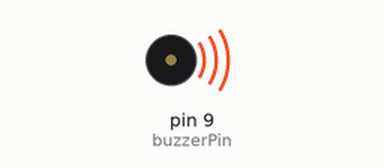
Simulated run of this sketch. Board: Arduino Uno, built with avr-gcc and run on an emulated ATmega328P. Shown: buzzer (waves = sounding). At 5.1 s the program stops and its outputs stay as they are.

Above: at 0.15 s.
At 4.8 s:
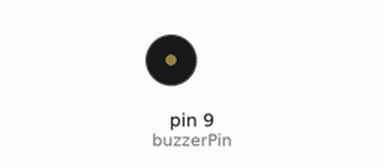
Timing chart, 0 to 6.3 s (numbered marks = the images above):
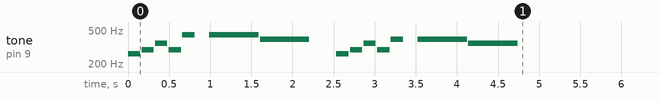

The sketch:

6_Katse_Buzzer.ino
```cpp
// Meloodiate mängimine.

// Käsk Arduino tone() - noote tihedus.

// Noodid:

// note 	frequency

// c     262 Hz

// d     294 Hz

// e     330 Hz

// f     349 Hz

// g     392 Hz

// a     440 Hz

// b     494 Hz

// C     523 Hz

const int buzzerPin = 9;

// pikkus on nootide ja pausite koguste summa

const int songLength = 18;

char notes[] = "cdfda ag cdfdg gf "; // tähed on noodid ja tühik on paus

// Rütmi seadistamine.

int beats[] = {1,1,1,1,1,1,4,4,2,1,1,1,1,1,1,4,4,2};

// "tempo" meloodia kiirus. Kui väiksem tempo_ siis suurem kiirus.

int tempo = 150;

void setup()

{

  pinMode(buzzerPin, OUTPUT);

}

void loop()

{

  int i, duration;

  for (i = 0; i < songLength; i++)

  {

    duration = beats[i] * tempo;

    if (notes[i] == ' ')          // kui noot puudub

    {

      delay(duration);

    }

    else

    {

      tone(buzzerPin, frequency(notes[i]), duration);

      delay(duration);

    }

    delay(tempo/10);              // väike paus nootide vahel

  }

  while(true){}

}

int frequency(char note)

{

  int i;

  const int numNotes = 8;  // nootide kogus

  char names[] = { 'c', 'd', 'e', 'f', 'g', 'a', 'b', 'C' };

  int frequencies[] = {262, 294, 330, 349, 392, 440, 494, 523};

  // kui noot on olemas, siis tagastame selle tiheduse

  for (i = 0; i < numNotes; i++)

  {

    if (names[i] == note)

    {

      return(frequencies[i]);

    }

  }

  return(0);

}
```

Measured:
- by itself, tone on pin 9 (buzzerPin): plays 262 Hz for 0.15 s, 294 Hz for 0.15 s, 349 Hz for 0.15 s, 294 Hz for 0.15 s, 440 Hz for 0.15 s, 440 Hz for 0.60 s … (14 notes in this stretch)
